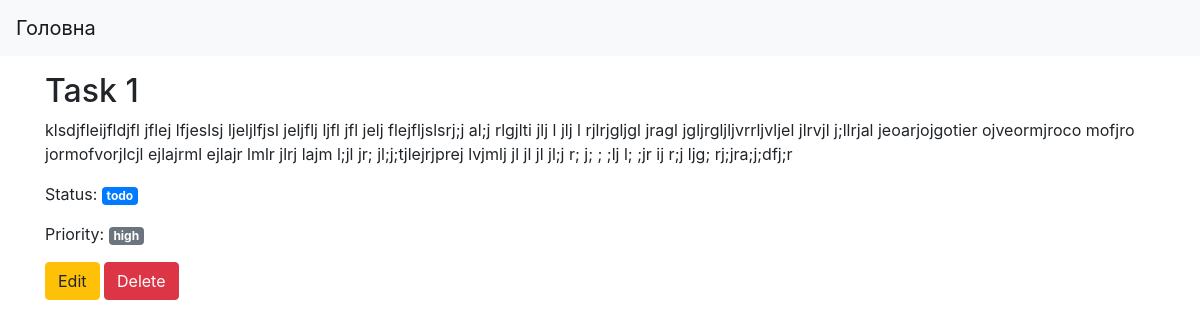
/1/, run on the app's committed database.
### task_app/models.py (models this page shows, shortened)
class Task(models.Model):
    STATUS_CHOICES = [
        ("todo", "To Do"),
        ("in_progress", "In progress"),
        ("done", "Done"),
                ]
    PRIORITY_CHOICES = [
        ("low", "Low"),
        ("medium", "Medium"),
        ("high", "High"),
                ]
    title = models.CharField(max_length=256)
    description = models.TextField()
    status = models.CharField(max_length=20, choices=STATUS_CHOICES, default="todo")
    priority = models.CharField(max_length=20, choices=PRIORITY_CHOICES, default="low")
    due_date = models.DateField(null=True, blank=True)
    creator = models.ForeignKey(User, on_delete=models.CASCADE, related_name="trasks")

### task_app/views.py (the view)
# urls.py: path('<int:pk>/', views.TaskDetailView.as_view(), name="task_detail"),
class TaskDetailView(DetailView):
    model = models.Task
    context_object_name = "task"
    template_name = "tasks/task_detail.html"

### templates/tasks/task_detail.html
{% extends 'base.html'%}
{% block content %}
<div class="container mt-3">
    <h2>{{ task.title }}</h2>
    <p>{{ task.description }}</p>
    <p>Status: <span class="badge badge-primary">{{ task.status }}</span></p>
    <p>Priority: <span class="badge badge-secondary">{{ task.priority }}</span></p>
    <a href="" class="btn btn-warning">Edit</a>
    <a href="" class="btn btn-danger">Delete</a>
</div>
{% endblock %}

### templates/base.html (shortened to what this page needs)
<!DOCTYPE html>
<html lang="en">
<head>
    <link rel="stylesheet" href="https://stackpath.bootstrapcdn.com/bootstrap/4.5.0/css/bootstrap.min.css">
</head>
<body>
    <nav class="navbar navbar-expand-lg navbar-light bg-light">
        <a class="navbar-brand" href="{% url 'tasks:task_list' %}">Головна</a>
    </nav>
    {% block content %}
    {% endblock %}
</body>
</html>

### data on the page
Task: title "Task 1", description "klsdjfleijfldjfl jflej lfjeslsj ljeljlfjsl jeljflj ljfl jfl jelj flejfljslsrj;j al;j rlgjlti jlj l jlj l rjlrjgljgl jragl jgljrgljljvrrljvljel jlrvjl j;llrjal jeoarjojgotier ojveormjroco mofjro jormofvorjlcjl ejlajrml ejlajr lmlr jlrj lajm l;jl jr; jl;j;tjlejrjprej lvjmlj jl jl jl jl;j r; j; ; ;lj l; ;jr ij r;j ljg; rj;jra;j;dfj;r", status "todo", priority "high"
